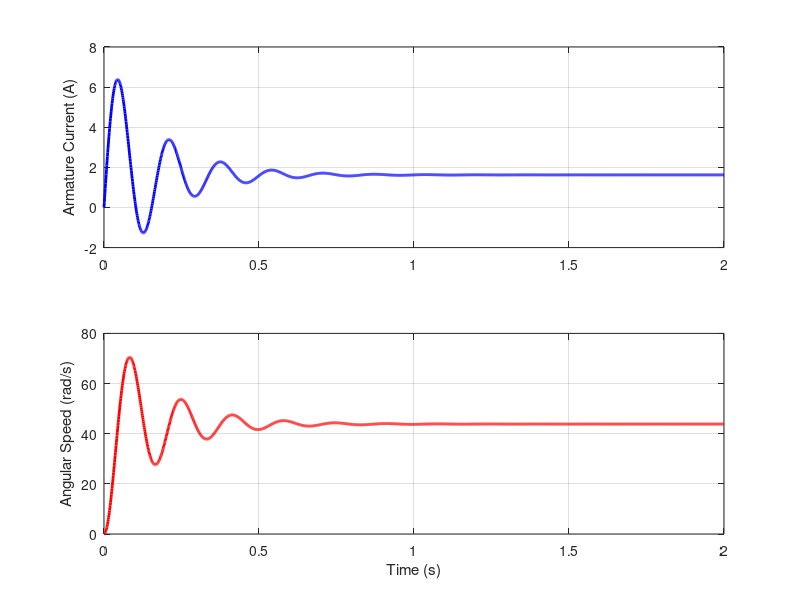

The MATLAB source for this figure: (Note: this script raises an error after producing the figure.)
% DC Motor Parameters
Ra = 1;       % Armature resistance (Ohm)
La = 0.5;     % Armature inductance (H)
Ke = 2.7;    % Back EMF constant (V.s/rad)
Kt = 2.7;    % Torque constant (Nm/A)
J = 0.01;     % Rotor inertia (kg.m^2)
B = 0.1;      % Viscous damping coefficient (Nm.s)

% Input voltage
Va = 120;      % Constant input voltage (V)
% State-Space Matrices
A = [-Ra/La, -Ke/La;
      Kt/J,  -B/J];

B = [1/La; 0];
C = [0 1];  % Output angular speed
D = 0;
%%
sys = ss(A, B, C, D);
% Time Vector
t = 0:0.001:2;

% Input Voltage
u = Va * ones(size(t));

% Simulate using lsim
initial_state = [0; 0];  % [ia(0); omega(0)]
[y, t, x] = lsim(sys, u, t, initial_state);
%%
% Plot results
figure;
subplot(2,1,1);
plot(t, x(:,1), 'b', 'LineWidth', 2);
ylabel('Armature Current (A)');
grid on;

subplot(2,1,2);
plot(t, x(:,2), 'r', 'LineWidth', 2);
ylabel('Angular Speed (rad/s)');
xlabel('Time (s)');
grid on;
sgtitle('DC Motor Response');
%%


% Parameters
R = 1;              % Ohm
L0 = 0.01;          % H
L1 = 0.04;          % H
Nr = 4;             % Rotor pole pairs
omega = 100;        % rad/s (mechanical)
Vd = 48;            % Applied d-axis voltage
%%
% Time vector
t = 0:1e-4:0.1;

% Initialize
id = zeros(size(t));
theta = omega * t;  % Rotor position
Ld = @(theta) L0 + L1 * cos(Nr * theta);
dLd_dtheta = @(theta) -Nr * L1 * sin(Nr * theta);

% Numerical integration
for k = 2:length(t)
    dt = t(k) - t(k-1);
    L_now = Ld(theta(k-1));
    dLdt = dLd_dtheta(theta(k-1)) * omega;
    did_dt = (Vd - R * id(k-1) - dLdt * id(k-1)) / L_now;
    id(k) = id(k-1) + did_dt * dt;
end

% Torque
Torque = 0.5 .* id.^2 .* dLd_dtheta(theta);
%%
% Plot
figure;
subplot(2,1,1);
plot(t, id, 'b');
ylabel('i_d (A)');
grid on;

subplot(2,1,2);
plot(t, Torque, 'r');
ylabel('Torque (Nm)');
xlabel('Time (s)');
grid on;
